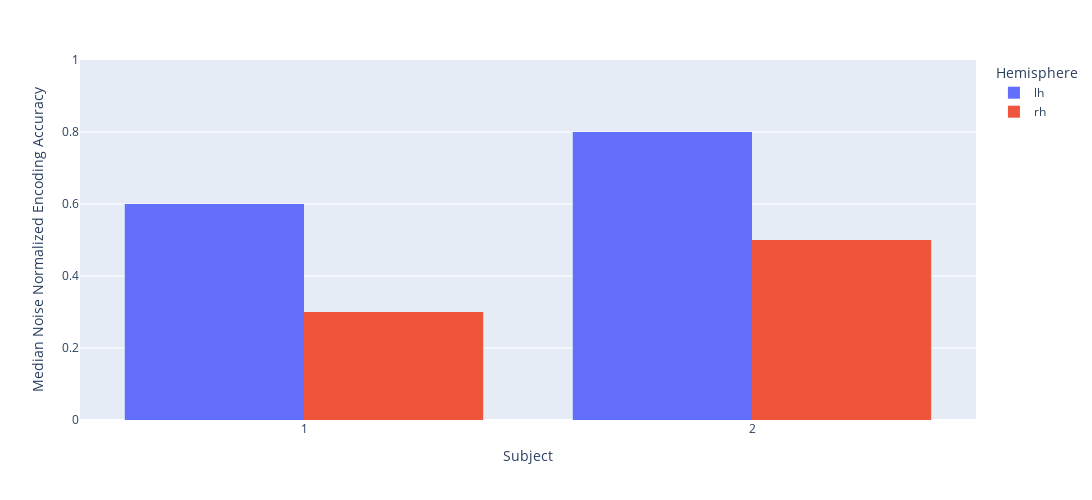

Write notebook code for a chart like this one.
### Code cell
import plotly.express as px
fig = px.histogram(grouped_df, x="Subject", y="Median Noise Normalized Encoding Accuracy", color="Hemisphere",
                       hover_data=grouped_df.columns.tolist(), barmode="group", width=1500, height=500)
fig.update_layout(yaxis=dict(range=[0.0, 1.0]), yaxis_title="Median Noise Normalized Encoding Accuracy", xaxis_title="Subject")

### Figure 1 — Plotly figure (JSON) as saved in the notebook; plotly's stock layout.template omitted (floating-point values rounded to 4 significant figures)
{"data": [{"alignmentgroup": "True", "bingroup": "x", "histfunc": "sum", "hovertemplate": "Hemisphere=lh<br>Subject=%{x}<br>sum of Median Noise Normalized Encoding Accuracy=%{y}<extra></extra>", "legendgroup": "lh", "marker": {"color": "#636efa", "pattern": {"shape": ""}}, "name": "lh", "offsetgroup": "lh", "orientation": "v", "showlegend": true, "type": "histogram", "x": [1, 2], "xaxis": "x", "y": [0.6, 0.8], "yaxis": "y"}, {"alignmentgroup": "True", "bingroup": "x", "histfunc": "sum", "hovertemplate": "Hemisphere=rh<br>Subject=%{x}<br>sum of Median Noise Normalized Encoding Accuracy=%{y}<extra></extra>", "legendgroup": "rh", "marker": {"color": "#EF553B", "pattern": {"shape": ""}}, "name": "rh", "offsetgroup": "rh", "orientation": "v", "showlegend": true, "type": "histogram", "x": [1, 2], "xaxis": "x", "y": [0.3, 0.5], "yaxis": "y"}], "layout": {"barmode": "group", "height": 500, "legend": {"title": {"text": "Hemisphere"}, "tracegroupgap": 0}, "margin": {"t": 60}, "width": 1500, "xaxis": {"anchor": "y", "domain": [0, 1], "title": {"text": "Subject"}}, "yaxis": {"anchor": "x", "domain": [0, 1], "range": [0, 1], "title": {"text": "Median Noise Normalized Encoding Accuracy"}}}}
